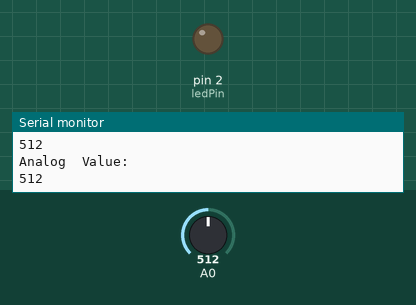
Bench run of a sketch on a simulated Arduino Uno, built with avr-gcc and run on an emulated ATmega328P. Shown: output pins drawn as LEDs (lit = HIGH), the last lines printed to the serial monitor. Inputs (shaded band) come from the test bench; at power-on: A0 = 512.

Above: at 1.2 s.
1.3 s: A0 set to 469
2.8 s: A0 set to 438
At 3.7 s:
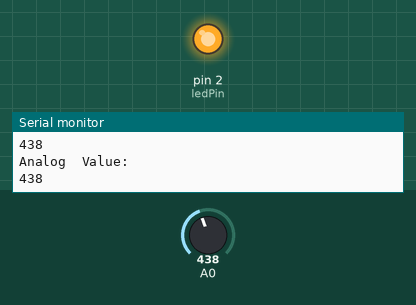
4.5 s: A0 set to 460
At 5.0 s:
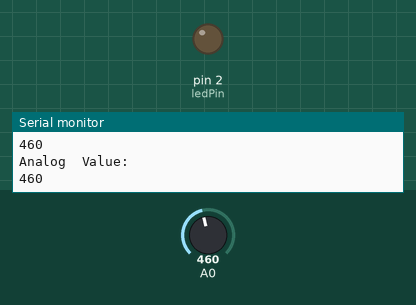
6.0 s: A0 set to 440
At 7.4 s:
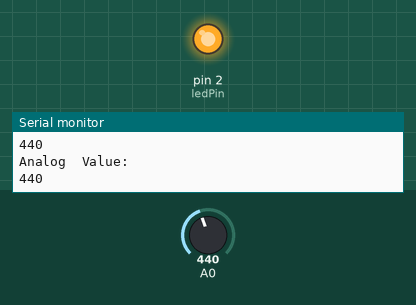
Timing chart, 0 to 8.5 s (numbered marks = the images above; inputs shaded):
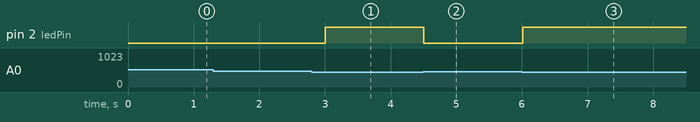

The sketch:

ldr_sensor.ino
```cpp
int ledPin = 2;

void setup() {
  Serial.begin(9600);
  pinMode(ledPin, OUTPUT);
}

void loop() {
  int value = analogRead(A0);

  Serial.println("Analog  Value: ");
  Serial.println(value);

  if (value > 450) {
    digitalWrite(ledPin, LOW);
  } else {
    digitalWrite(ledPin, HIGH);
  }

  delay(250);
}
```

Measured:
- the behaviour switches between 451 and 450 on A0 (found by bisection; images 0 and 1)
- after the input at 2.8 s, pin 2 (ledPin): LOW → HIGH after 0.21 s
- after the input at 4.5 s, pin 2 (ledPin): HIGH → LOW at once
- after the input at 6.0 s, pin 2 (ledPin): LOW → HIGH at once
